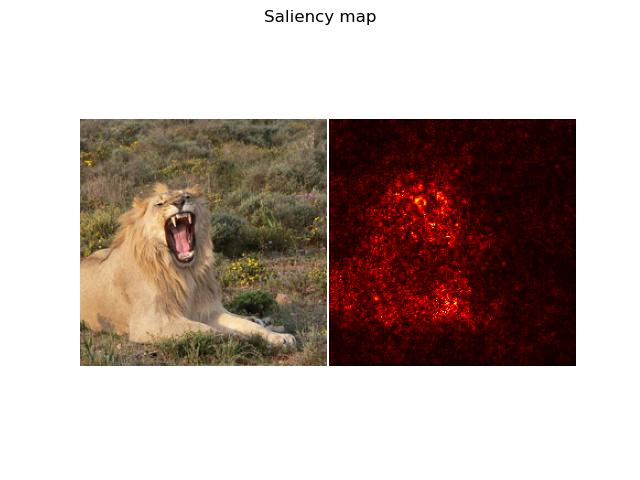

Generate this figure with Python:
import torch
from torchvision import transforms
import matplotlib.pyplot as plt

def saliency(image, model, transform = None): 
    """
    Generates a saliency map for an image using a pretrained PyTorch model.

    The saliency map highlights the regions of the image that most significantly
    influence the model's prediction. It's a useful tool for understanding which
    parts of the image are important to the model.

    Args:
        image (PIL Image): The input image to analyze.
        model (torch.nn.Module): The pretrained PyTorch model.
        transform (callable, optional): An optional transform to apply to the image. 
                                        If not provided, a default ToTensor transform is used.

    Returns:
        tuple: A tuple containing the following:
            - idx (torch.Tensor): Index of the predicted class with the highest score.
            - score (torch.Tensor): Score (confidence) of the predicted class.

    Formula:
        The saliency map is calculated using the gradient backpropagation method:

        Saliency(x, y) = | ∂y_c / ∂I(x, y) |

        where:
            - Saliency(x, y) is the saliency value for pixel (x, y)
            - y_c is the score of the predicted class
            - I(x, y) is the value of pixel (x, y) in the input image
    """
    for param in model.parameters():
        param.requires_grad = False
    
    model.eval() # Set to evaluate
    input = image.copy()
    if transform:
        input = transform(input)
    else:
        input = transforms.ToTensor()(input) 

    
    input.unsqueeze_(0)
    input.requires_grad = True
    preds = model(input)
    score, idx = torch.max(preds, 1)
    score.backward() 
    slc, _ = torch.max(torch.abs(input.grad[0]), dim = 0) 
    print(f"Indice of the best score: {idx}")
    print(f"Score: {score}")

    fig, ax = plt.subplots(1,2)
    fig.suptitle("Saliency map")
    fig.subplots_adjust(wspace=0.01, hspace=0.01)

    ax[0].imshow(image)
    ax[0].axis('off')
    ax[1].imshow(slc.numpy(), cmap = 'hot')
    ax[1].axis('off')

    fig.savefig('saliency.jpg')
    fig.show()